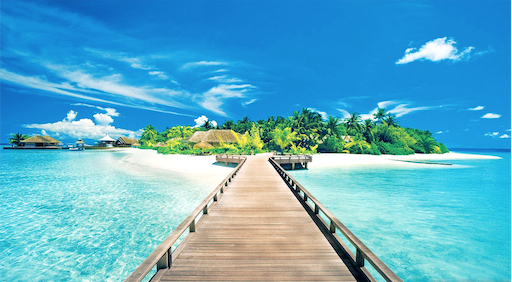
#> input picture beach3.jpg, 512 x 282 px; its folder holds only this picture in this run
$ jupyter execute --allow-errors basicColorAgent.ipynb
#> lines starting #> are read from the running program, lines starting #| are printed output that depends on the picture
### knn.py
import numpy as np
from numpy import asarray
import random
import re
import matplotlib.pyplot as plt
from math import sqrt
from numpy import genfromtxt
import cv2
import csv
import math
import glob
#from basicColoringAgent import pixel
def convertImg(data):
    # img = cv2.imread(imgx)
    # data = np.array(img)
    #print(data)
    toCSV(data)
    #return data

#Saves 3D array (arr) to a csv file file in the format of [r,b,g]
def toCSV(arr):
    with open("rbg.csv","w") as csvfile:
        writer = csv.writer(csvfile, delimiter=' ')
        for i in arr:
            for n in i:
                writer.writerow([n[0],n[1],n[2]])

# [9 lines of commented-out code are left out]

def loadDataSet():
    dataSet = np.loadtxt("rbg.csv")
    return dataSet

# [71 lines left out: functions euclideanDistance, initialCentroid, dataToClusters, recalculateCentroids, getVariance, showCluster, not called in this run]

def test_k_means(imgx):
    pixelClusterGrid = np.zeros_like(imgx[:,:,0])
    convertImg(imgx)
    dataSet = loadDataSet()
    centroid = initialCentroid()
    #print(centroid)
    clusters = dataToClusters(dataSet,centroid, pixelClusterGrid)
    #print(clusters)
    newVar = getVariance(centroid,clusters)
    oldVar = 1
    while abs(newVar-oldVar)>=0.0000001:
        centroid = recalculateCentroids(clusters)
        clusters = dataToClusters(dataSet,centroid, pixelClusterGrid)
        oldVar = newVar
        newVar = getVariance(centroid,clusters)
    # print(centroid)
    for i in range(0, pixelClusterGrid.shape[0] , 1):
        for j in range(0, pixelClusterGrid.shape[1] , 1):
            # print('testImage', testImage[i][j])
            pixel = pixelClusterGrid[i][j]

    return pixelClusterGrid, centroid


def knnDriver(imgx):
    return test_k_means(imgx)


# pixelClusterGrid = [[Row1], [Row2], [Row n]] n = total number of pixels
# [Row1]= [0, 2, 3, 1 ]
# clusterBGRValues = [[b,g,r], [b,g,r],...] size 5
#                     |       |
#                 cluster0    Cluster 1

### basicColorAgent.ipynb
[cell 1]
import cv2
import os, glob
from matplotlib import pyplot as plt
import numpy as np
from knn import knnDriver
from basicColoringAgent import getAll3x3,heapSort,setAll6, isMajority, getAvgValueLeft
def plot(img, title = 'Plot', scale=1):
    img = cv2.cvtColor(img, cv2.COLOR_BGR2RGB)
    plt.figure(figsize=(4*scale,6*scale))
    plt.title(title)
    plt.imshow(img)

image = glob.glob('*.jpg')
image = image[0]

[cell 2]
print('Found: ' + image)

imData = cv2.imread(image)
#> imData is the input picture: shape (282, 512, 3); mean B, G, R 200.6, 174.1, 94

[cell 3]
# plot(r, scale=2)
# plot(g, scale=2)

resX = imData.shape[1]
#> resX = 512
resY = imData.shape[0]
#> resY = 282
print(imData.shape)
#| (282, 512, 3)

halfPoint = int(resX/2)
#> halfPoint = 256
trainImage = imData[:,:halfPoint,:]
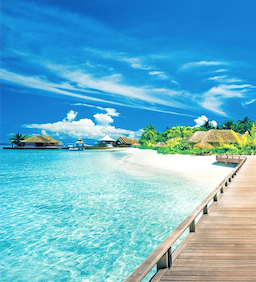
#> trainImage: shape (282, 256, 3); mean B, G, R 203.8, 178.7, 104.6
testImage = imData[:,halfPoint:,:]
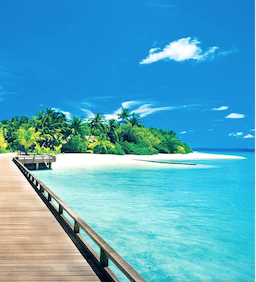
#> testImage: shape (282, 256, 3); mean B, G, R 197.4, 169.6, 83.4

[cell 4]
plot(trainImage,scale=2)
plot(testImage,scale=2)

[cell 5]
# [4 lines left out: function recolorGrayscale, not called in this run]

[cell 6]
# [45 lines left out: function recolorTraining, not called in this run]

#> (the rest of this cell did not finish here and is left out)
